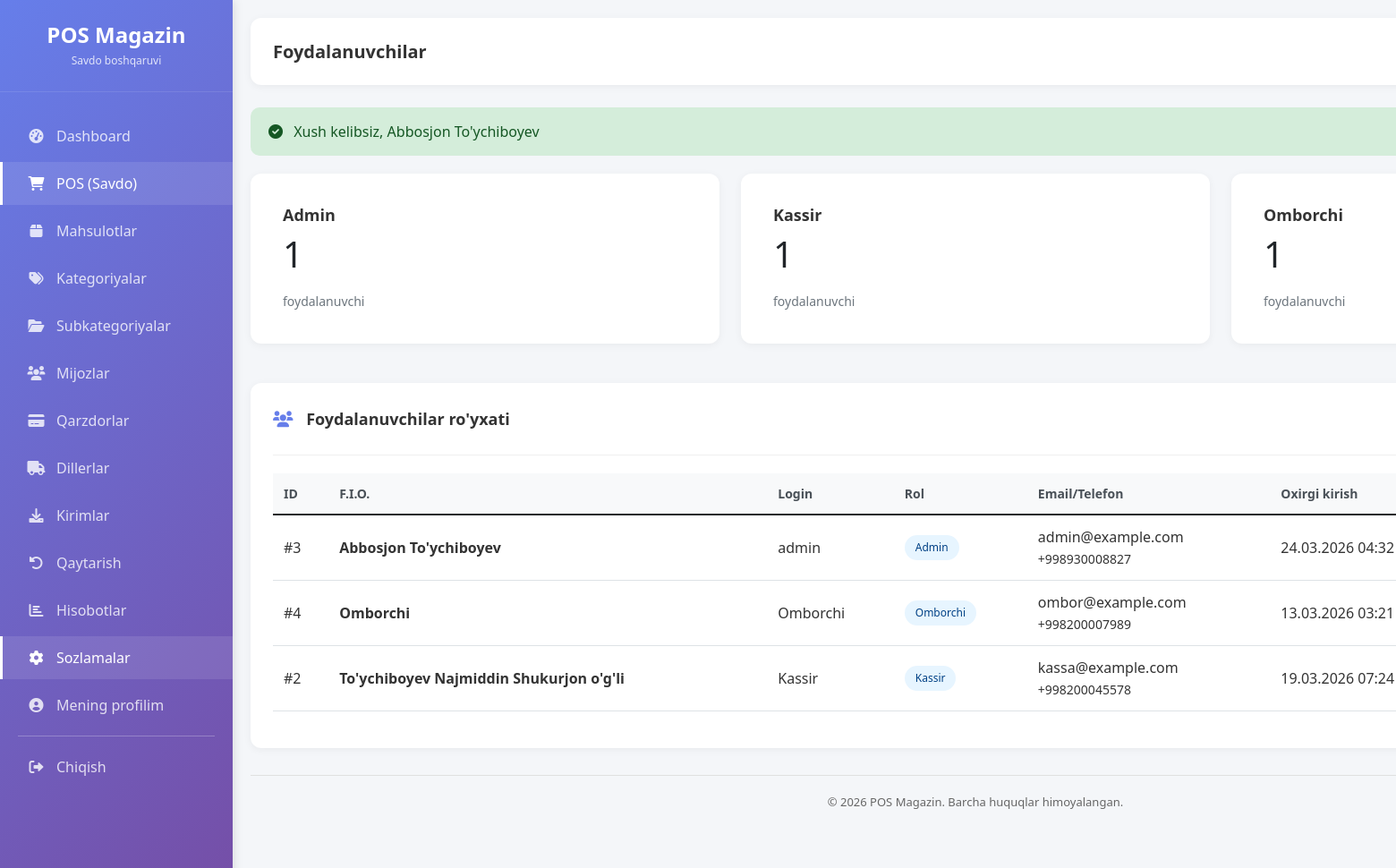
Page /settings/users (signed in) on the earlier database version.
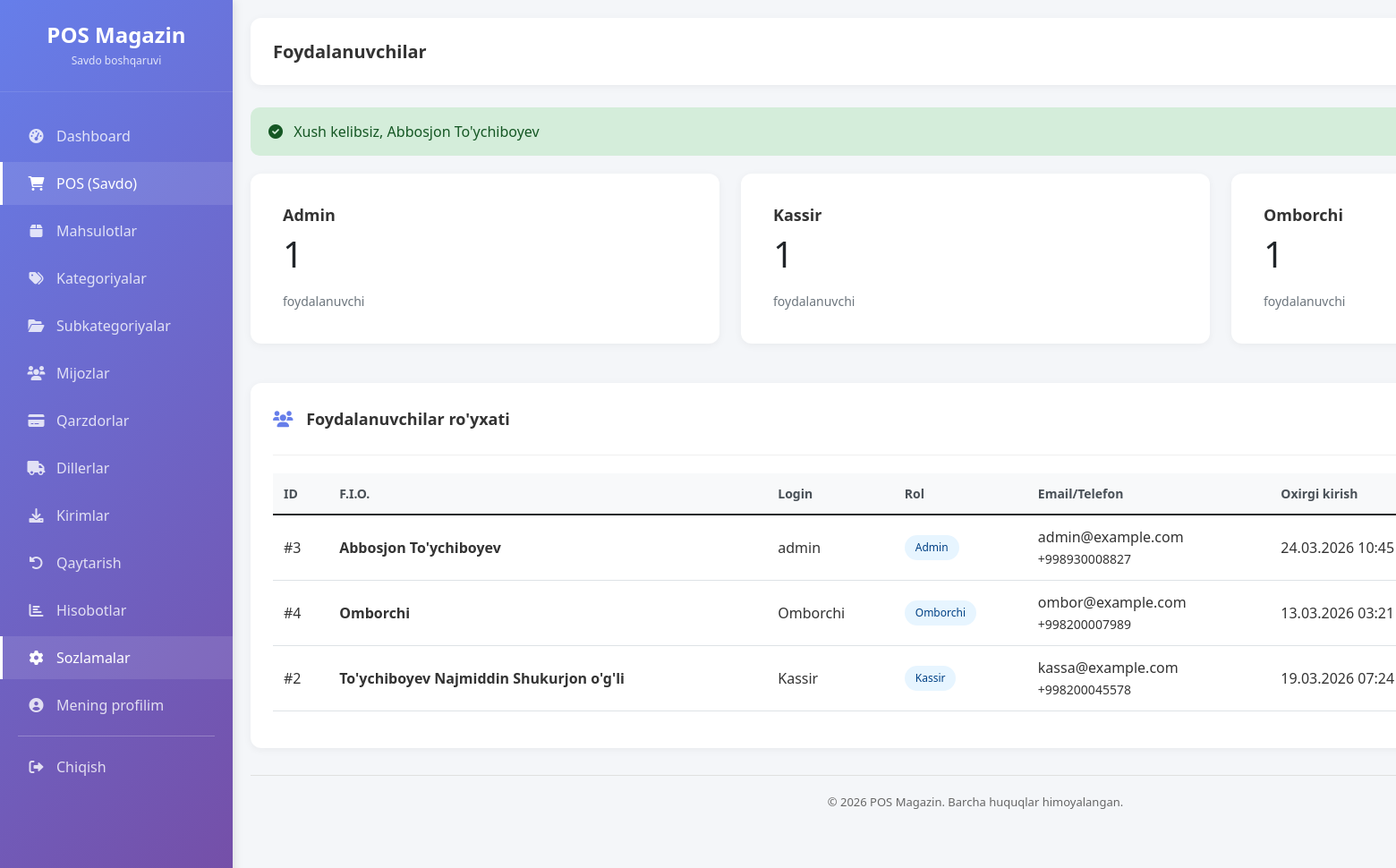
Same page on the later database version.
### tables this page shows
CREATE TABLE `foydalanuvchilar` (
  `id` int(20) UNSIGNED NOT NULL,
  `rol_id` bigint(20) UNSIGNED NOT NULL,
  `fio` varchar(120) NOT NULL,
  `email` varchar(120) DEFAULT NULL,
  `telefon` varchar(30) DEFAULT NULL,
  `login` varchar(60) NOT NULL,
  `parol_hash` varchar(255) NOT NULL,
  `faol` tinyint(1) NOT NULL DEFAULT 1,
  `oxirgi_kirish_vaqt` timestamp NULL DEFAULT NULL,
  `yaratilgan_vaqt` timestamp NULL DEFAULT current_timestamp(),
  `yangilangan_vaqt` timestamp NULL DEFAULT current_timestamp() ON UPDATE current_timestamp(),
  `ochirilgan_vaqt` timestamp NULL DEFAULT NULL
);

CREATE TABLE `rollar` (
  `id` bigint(20) UNSIGNED NOT NULL,
  `nomi` varchar(50) NOT NULL,
  `izoh` varchar(255) DEFAULT NULL,
  `yaratilgan_vaqt` timestamp NULL DEFAULT current_timestamp(),
  `yangilangan_vaqt` timestamp NULL DEFAULT current_timestamp() ON UPDATE current_timestamp()
);

### app/Controllers/Controller.php (called while the page is built, shortened)
<?php
abstract class Controller {
    protected function view($view, $data = [], $layout = 'main') {
        $viewPath = APP_PATH . '/Views/pages/' . $view . '.php';
        extract($data);
        require $viewPath;
    }
}

### app/Controllers/SettingController.php (called while the page is built, shortened)
<?php
class SettingController extends Controller {
    private $userModel;
    private $roleModel;
    public function __construct() {
        $this->userModel = new User();
        $this->roleModel = new Role();
    }
    public function users() {
        $users = $this->userModel->all();
        $roles = $this->roleModel->getAllWithCount();
        $this->view('settings/users', [
            'users' => $users,
            'roles' => $roles
        ]);
    }
}

### config/database.php (called while the page is built)
<?php
class Database {
    private static $connection = null;
    public static function getInstance() {
        if (self::$connection === null) {
            try {
                $host = getenv('DB_HOST') ?: 'localhost';
                $dbname = getenv('DB_NAME') ?: 'pos_magazin_uz';
                $user = getenv('DB_USER') ?: 'root';
                $pass = getenv('DB_PASS') ?: '';
                $dsn = "mysql:host=$host;dbname=$dbname;charset=utf8";
                self::$connection = new PDO($dsn, $user, $pass);
                self::$connection->setAttribute(PDO::ATTR_ERRMODE, PDO::ERRMODE_EXCEPTION);
            } catch (PDOException $e) {
                die("Database xatosi: " . $e->getMessage());
            }
        }
        return self::$connection;
    }
}

### app/Models/Model.php (called while the page is built, shortened)
<?php
abstract class Model {
    public function __construct() {
        $this->db = \Database::getInstance();
    }
}

### app/Models/Role.php (called while the page is built, shortened)
<?php
class Role extends Model {
    protected $table = 'rollar';
    public function getAllWithCount() {
        $stmt = $this->db->query("
            SELECT
                r.*,
                (SELECT COUNT(*) FROM foydalanuvchilar WHERE rol_id = r.id AND ochirilgan_vaqt IS NULL) as users_count
            FROM {$this->table} r
            ORDER BY r.id ASC
        ");
        return $stmt->fetchAll();
    }
}

### app/Models/User.php (called while the page is built, shortened)
<?php
class User extends Model {
    protected $table = 'foydalanuvchilar';
    public function all($orderBy = 'fio', $direction = 'ASC') {
        try {
            $stmt = $this->db->prepare("SHOW COLUMNS FROM {$this->table} LIKE 'ochirilgan_vaqt'");
            $stmt->execute();
            $hasSoftDelete = $stmt->fetch() ? true : false;
            if ($hasSoftDelete) {
                $sql = "SELECT u.*, r.nomi as rol_nomi
                        FROM {$this->table} u
                        LEFT JOIN rollar r ON u.rol_id = r.id
                        WHERE u.ochirilgan_vaqt IS NULL
                        ORDER BY u.{$orderBy} {$direction}";
            } else {
                $sql = "SELECT u.*, r.nomi as rol_nomi
                        FROM {$this->table} u
                        LEFT JOIN rollar r ON u.rol_id = r.id
                        ORDER BY u.{$orderBy} {$direction}";
            }
            $stmt = $this->db->query($sql);
            return $stmt->fetchAll();
        } catch (\PDOException $e) {
            $sql = "SELECT u.*, r.nomi as rol_nomi
                    FROM {$this->table} u
                    LEFT JOIN rollar r ON u.rol_id = r.id
                    ORDER BY u.{$orderBy} {$direction}";
            $stmt = $this->db->query($sql);
            return $stmt->fetchAll();
        }
    }
}

### app/Views/pages/settings/users.php (the view, shortened to what the changed rows need)
<div class="row mb-4">
    <?php foreach ($roles as $role): ?>
    <div class="col-md-4">
        <div class="card">
            <div class="card-body">
                <h5 class="card-title"><?= htmlspecialchars($role['nomi']) ?></h5>
                <p class="card-text display-6"><?= $role['users_count'] ?></p>
                <small class="text-muted">foydalanuvchi</small>
            </div>
        </div>
    </div>
    <?php endforeach; ?>
</div>
<div class="content-card">
    <div class="card-header">
        <div class="card-title">
            <i class="fas fa-users"></i> Foydalanuvchilar ro'yxati
        </div>
    </div>
    <div class="table-responsive">
        <table class="table table-hover">
            <thead>
                <tr>
                    <th>ID</th>
                    <th>F.I.O.</th>
                    <th>Login</th>
                    <th>Rol</th>
                    <th>Email/Telefon</th>
                    <th>Oxirgi kirish</th>
                </tr>
            </thead>
            <tbody>
                <?php foreach ($users as $user): ?>
                <tr>
                    <td>#<?= $user['id'] ?></td>
                    <td>
                        <strong><?= htmlspecialchars($user['fio']) ?></strong>
                    </td>
                    <td><?= htmlspecialchars($user['login']) ?></td>
                    <td>
                        <span class="role-badge"><?= htmlspecialchars($user['rol_nomi']) ?></span>
                    </td>
                    <td>
                        <?= $user['email'] ?? '' ?><br>
                        <small><?= $user['telefon'] ?? '' ?></small>
                    </td>
                    <td>
                        <?= $user['oxirgi_kirish_vaqt'] ? date('d.m.Y H:i', strtotime($user['oxirgi_kirish_vaqt'])) : '-' ?>
                    </td>
                </tr>
                <?php endforeach; ?>
            </tbody>
        </table>
    </div>
</div>

### public/index.php (shortened to what the changed rows need)
<?php
require_once __DIR__ . '/../config/database.php';
spl_autoload_register(function ($class) {
    $prefix = 'App\\';
    $base_dir = APP_PATH . '/';
    $len = strlen($prefix);
    $relative_class = substr($class, $len);
    $file = $base_dir . str_replace('\\', '/', $relative_class) . '.php';
});
$requestUri = $_SERVER['REQUEST_URI'];
$basePath = '/new-pos';
if (strpos($requestUri, $basePath) === 0) {
    $requestUri = substr($requestUri, strlen($basePath));
}
$requestUri = strtok($requestUri, '?');
$requestUri = str_replace('/public', '', $requestUri);
$requestUri = trim($requestUri, '/');
$routesFile = ROUTES_PATH . '/web.php';
$routes = require $routesFile;
$httpMethod = $_SERVER['REQUEST_METHOD'];
$isAjax = (!empty($_SERVER['HTTP_X_REQUESTED_WITH']) &&
    strtolower($_SERVER['HTTP_X_REQUESTED_WITH']) === 'xmlhttprequest');
$dispatchMethods = $isAjax ? ['AJAX', $httpMethod] : [$httpMethod];
route_dispatch($routes, $dispatchMethods, $requestUri);
function route_dispatch($routes, array $methods, $uri) {
    foreach ($methods as $method) {
        foreach ($routes[$method] as $pattern => $handler) {
        $pattern = trim($pattern, '/');
        $regexPattern = preg_replace('/\{[a-zA-Z0-9_]+\}/', '([^/]+)', $pattern);
        $regexPattern = '/^' . str_replace('/', '\/', $regexPattern) . '$/';
        if (preg_match($regexPattern, $uri, $matches)) {
            array_shift($matches);
            list($controller, $action) = $handler;
            $controllerInstance = new $controllerClass();
            call_user_func_array([$controllerInstance, $action], $matches);
            return;
        }
        }
    }
}

Differences in the rows shown:
changed foydalanuvchilar "Abbosjon To'ychiboyev": oxirgi_kirish_vaqt "24.03.2026 04:32" → "24.03.2026 10:45"
